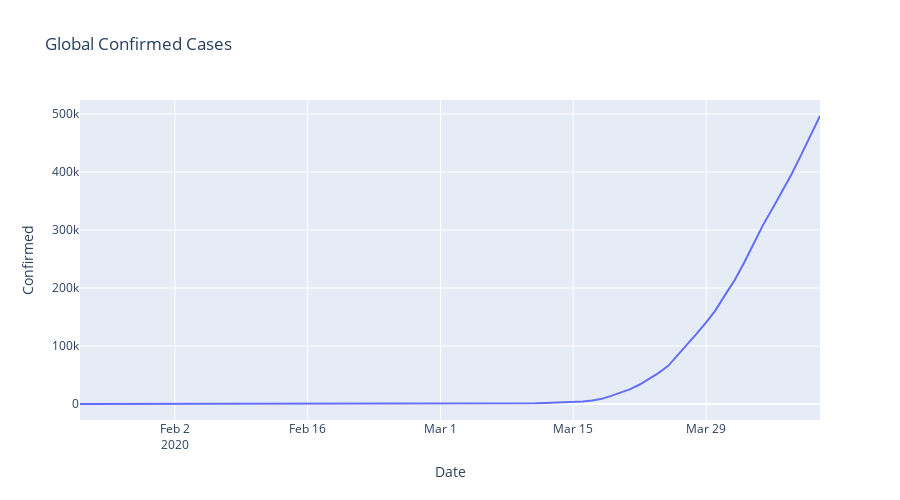

This figure's notebook cell:
### Code cell
fig = px.line(country_df_regres.loc[country_df_regres['Country']=='United States of America'], x="Date", y="Confirmed", 
              height=500, title='Global Confirmed Cases'
             )
fig.show()
